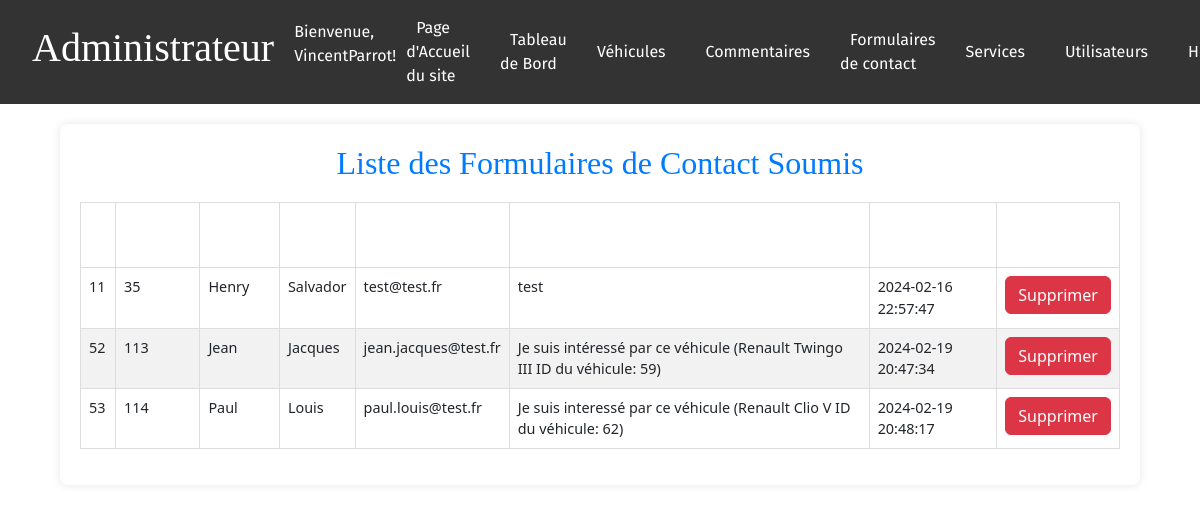
The page /admin/manage_contact_forms.php (signed in) on the database its author committed.
### tables this page shows
CREATE TABLE IF NOT EXISTS `contacts` (
  `id` int(11) NOT NULL AUTO_INCREMENT,
  `visitor_id` int(11) DEFAULT NULL,
  `firstname` varchar(255) DEFAULT NULL,
  `lastname` varchar(255) DEFAULT NULL,
  `email` varchar(255) DEFAULT NULL,
  `phone` varchar(20) DEFAULT NULL,
  `message` varchar(255) DEFAULT NULL,
  `created_at` timestamp NULL DEFAULT current_timestamp(),
  PRIMARY KEY (`id`),
  KEY `visitor_id` (`visitor_id`)
);

CREATE TABLE IF NOT EXISTS `visitors` (
  `id` int(11) NOT NULL AUTO_INCREMENT,
  `firstname` varchar(255) DEFAULT NULL,
  `lastname` varchar(255) DEFAULT NULL,
  `email` varchar(100) DEFAULT NULL,
  PRIMARY KEY (`id`)
);

### admin/manage_contact_forms.php (the view, shortened to what this page needs)
<?php
require_once '../includes/db.php';
try {
    $stmt = $conn->query("SELECT contacts.id, contacts.visitor_id, contacts.message, contacts.created_at, visitors.firstname, visitors.lastname, visitors.email FROM contacts JOIN visitors ON contacts.visitor_id = visitors.id");
    $contact_forms = $stmt->fetchAll(PDO::FETCH_ASSOC);
} catch (PDOException $e) {
    die("Erreur de récupération des formulaires de contact : " . $e->getMessage());
}
require_once '../includes/admin_header.php';
?>
<!DOCTYPE html>
<html lang="fr">
<head>
    <link rel="stylesheet" href="../css/global.css">
    <link rel="stylesheet" href="../css/admin.css">
    <link href="https://stackpath.bootstrapcdn.com/bootstrap/5.2.3/css/bootstrap.min.css" rel="stylesheet">
</head>
<body>
    <main>
        <section class="admin-contact-forms-management">
            <h2>Liste des Formulaires de Contact Soumis</h2>
            <table class="table">
                <thead>
                    <tr>
                        <th>ID</th>
                        <th>Visitor ID</th>
                        <th>Prénom</th>
                        <th>Nom</th>
                        <th>Email</th>
                        <th>Message</th>
                        <th>Date</th>
                        <th>Action</th>
                    </tr>
                </thead>
                <tbody>
                    <?php foreach ($contact_forms as $form): ?>
                        <tr>
                            <td><?php echo $form['id']; ?></td>
                            <td><?php echo $form['visitor_id']; ?></td>
                            <td><?php echo htmlspecialchars($form['firstname']); ?></td>
                            <td><?php echo htmlspecialchars($form['lastname']); ?></td>
                            <td><?php echo htmlspecialchars($form['email']); ?></td>
                            <td><?php echo htmlspecialchars($form['message']); ?></td>
                            <td><?php echo $form['created_at']; ?></td>
                            <td>
                                <form method="POST" onsubmit="return confirm('Êtes-vous sûr de vouloir supprimer ce formulaire de contact ?');">
                                    <button type="submit" name="delete_contact" class="btn btn-danger">Supprimer</button>
                                </form>
                            </td>
                        </tr>
                    <?php endforeach; ?>
                </tbody>
            </table>
        </section>
    </main>
</body>
</html>

### css/global.css (style rules this page uses)
body, html { margin: 0; padding: 0; font-family: 'Fira Sans', sans-serif; overflow-x: hidden; overflow-y: auto; }
h1, h2, h3, h4, h5, h6 { font-family: 'Playfair Display', serif; font-weight: 700; }

### css/admin.css (style rules this page uses)
.admin-cars-management h1, h2 { color: #007bff; text-align: center; margin-bottom: 1rem; }
.admin-cars-management table, th, td { border: 1px solid #ddd; }
.admin-cars-management th, td { text-align: left; padding: 8px; font-size: 0.9rem; }
.admin-user-management th, td { text-align: left; padding: 8px; border: 1px solid #ddd; }
.admin-contact-forms-management { background: #fff; padding: 20px; border-radius: 8px; box-shadow: 0 0 10px rgba(0,0,0,0.1); margin-top: 20px; margin-bottom: 20px; width: 90%; margin-left: auto; margin-right: auto; }
.admin-contact-forms-management h2 { color: #007bff; text-align: center; margin-bottom: 20px; }
.admin-contact-forms-management table { width: 100%; border-collapse: collapse; margin-top: 20px; }
.admin-contact-forms-management th, .admin-contact-forms-management td { text-align: left; padding: 8px; border: 1px solid #ddd; }
.admin-contact-forms-management th { background-color: #007bff; color: white; }
.admin-contact-forms-management tr:nth-child(even) { background-color: #f2f2f2; }

### rows shown on the page
contacts: id "11", visitor "35", visitor.firstname "Henry", visitor.lastname "Salvador", visitor.email "test@test.fr", message "test", created_at "2024-02-16 22:57:47"
contacts: id "52", visitor "113", visitor.firstname "Jean", visitor.lastname "Jacques", visitor.email "jean.jacques@test.fr", message "Je suis intéressé par ce véhicule (Renault Twingo III ID du véhicule: 59)", created_at "2024-02-19 20:47:34"
contacts: id "53", visitor "114", visitor.firstname "Paul", visitor.lastname "Louis", visitor.email "paul.louis@test.fr", message "Je suis interessé par ce véhicule (Renault Clio V ID du véhicule: 62)", created_at "2024-02-19 20:48:17"

### other values the page prints
$pageTitle "Administrateur"
$username "VincentParrot"
